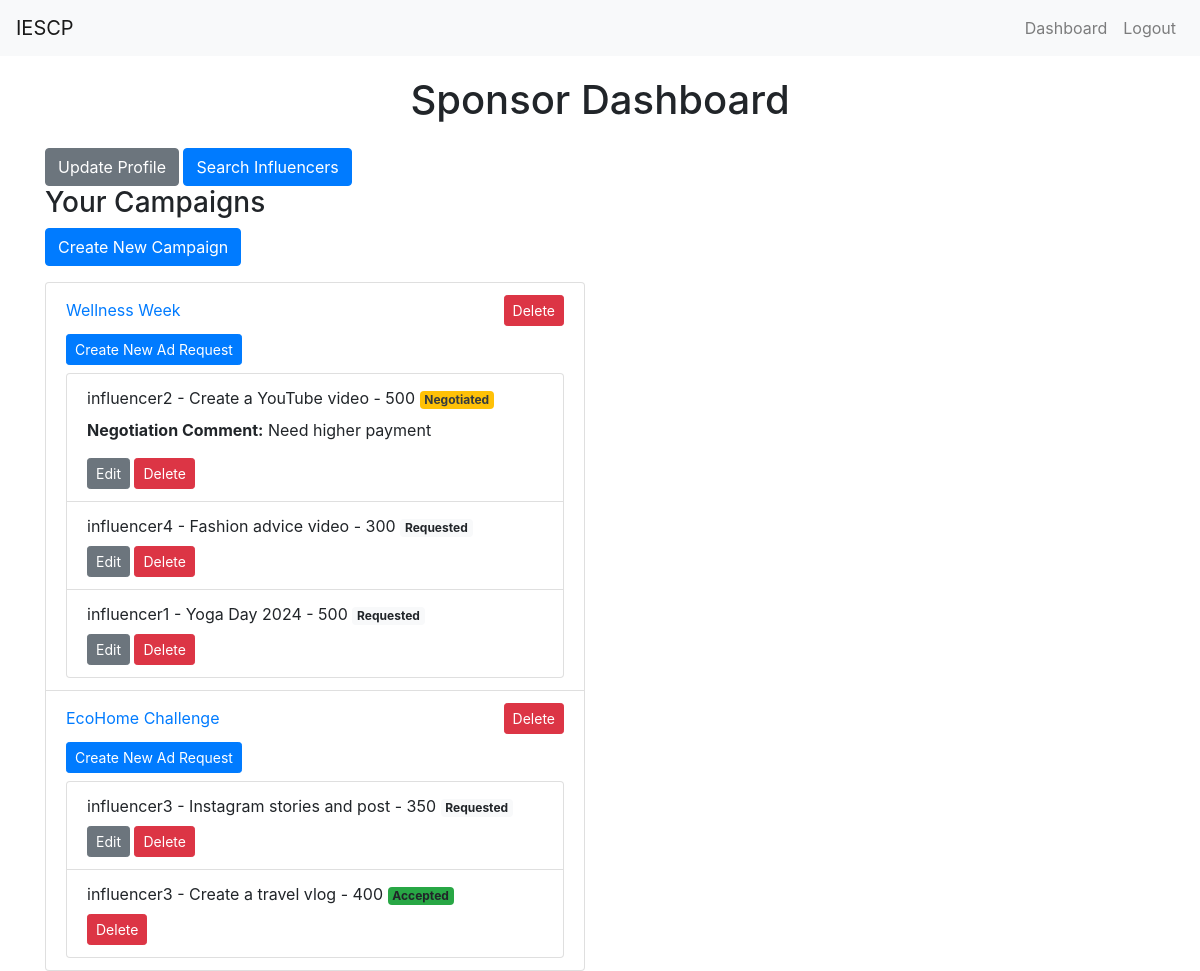
/sponsor_dashboard (signed in), run on an earlier commit of the app's database.
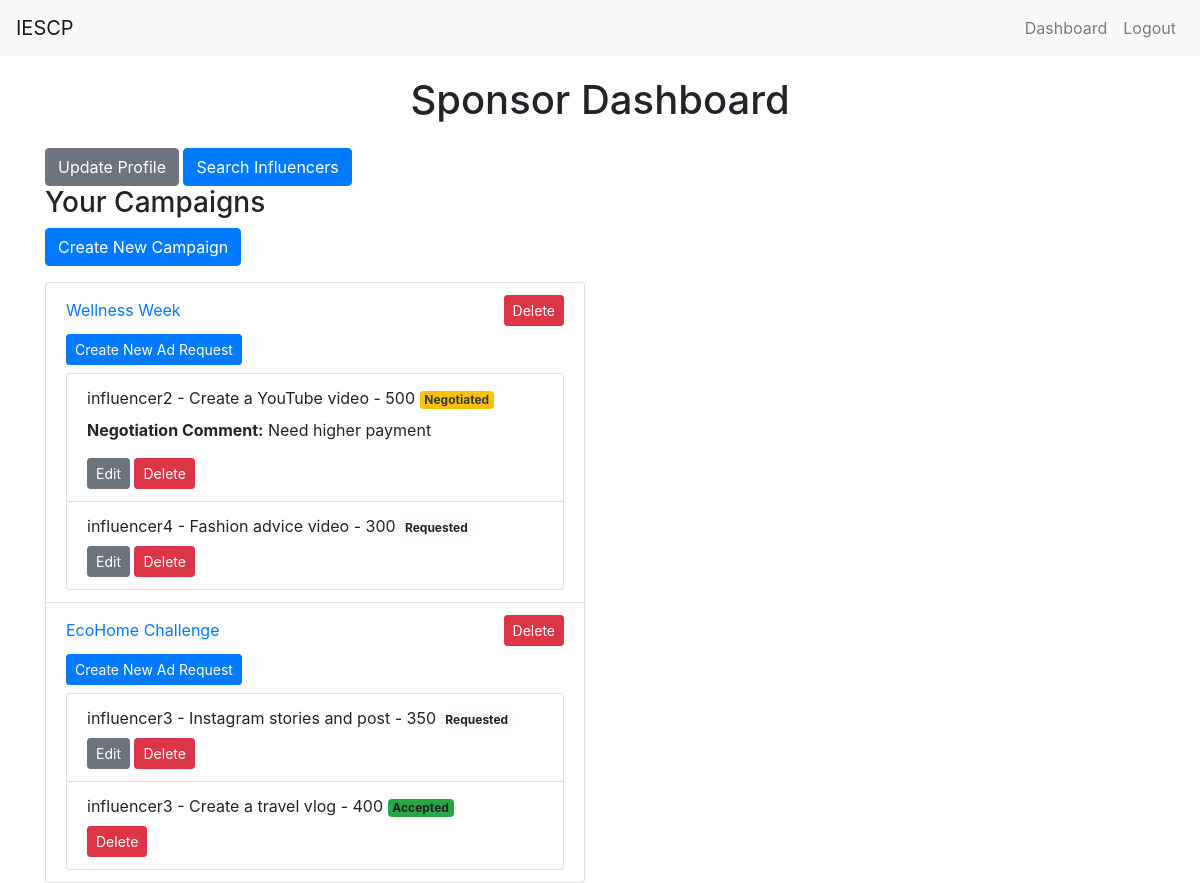
And on a later commit of the database.
### app.py (models this page shows, shortened)
class Campaign(db.Model):
    id = db.Column(db.Integer, primary_key=True)
    name = db.Column(db.String(100), nullable=False)
    description = db.Column(db.String(200))
    start_date = db.Column(db.DateTime, default=db.func.current_timestamp())
    end_date = db.Column(db.DateTime)
    niche = db.Column(db.String(100))
    budget = db.Column(db.Float, nullable=False)
    owner_id = db.Column(db.Integer, db.ForeignKey('user.id', ondelete='CASCADE'), nullable=False)
    visibility = db.Column(db.String(10))  # 'public' or 'private'
    flagged = db.Column(db.Boolean, default=False)
    ad_requests = db.relationship('AdRequest', backref='campaign', lazy=True, cascade='all, delete-orphan')

class AdRequest(db.Model):
    id = db.Column(db.Integer, primary_key=True)
    campaign_id = db.Column(db.Integer, db.ForeignKey('campaign.id', ondelete='CASCADE'), nullable=False)
    influencer_id = db.Column(db.Integer, db.ForeignKey('user.id', ondelete='CASCADE'), nullable=False)
    name = db.Column(db.String(100), nullable=False)
    requirements = db.Column(db.Text)
    payment_amount = db.Column(db.Integer)
    negotiation_comment = db.Column(db.Text, nullable=True)
    status = db.Column(db.String(20), nullable=False, default='Requested')
    flagged = db.Column(db.Boolean, default=False)

class User(UserMixin, db.Model):
    id = db.Column(db.Integer, primary_key=True)
    username = db.Column(db.String(50), unique=True, nullable=False)
    email = db.Column(db.String(120), unique=True, nullable=False)
    password = db.Column(db.String(200), nullable=False)
    role = db.Column(db.String(20), nullable=False)  # 'admin', 'sponsor', 'influencer'
    flagged = db.Column(db.Boolean, default=False)  # Flag for inappropriate users
    campaigns = db.relationship('Campaign', backref='owner', lazy=True, cascade='all, delete-orphan')
    ad_requests = db.relationship('AdRequest', backref='influencer', lazy=True, cascade='all, delete-orphan')
    company_name = db.Column(db.String(100))
    industry = db.Column(db.String(100))
    budget = db.Column(db.Integer)
    category = db.Column(db.String(100)) # Health, Gaming, etc.
    niche = db.Column(db.String(100))
    followers = db.Column(db.Integer)
    platform = db.Column(db.String(10))

### app.py (the view)
@app.route('/sponsor_dashboard')
@login_required
def sponsor_dashboard():
    if current_user.role != 'sponsor':
        flash('Access unauthorized!', 'danger')
        return redirect(url_for('index'))
    campaigns = Campaign.query.filter_by(owner_id=current_user.id).all()
    ad_requests = AdRequest.query.join(Campaign).filter(Campaign.owner_id == current_user.id).all()
    return render_template('sponsor_dashboard.html', campaigns=campaigns, ad_requests=ad_requests)

### app.py (called while the page is built)
@login_manager.user_loader
def load_user(user_id):
    return User.query.get(int(user_id))

### templates/sponsor_dashboard.html (shortened to what this page needs)
{% extends "layout.html" %}
{% block content %}
<h1 class="text-center mb-4">Sponsor Dashboard</h1>
<a href="{{ url_for('profile') }}" class="btn btn-secondary">Update Profile</a>
<a href="{{ url_for('search_influencers') }}" class="btn btn-primary">Search Influencers</a>
<div class="row">
    <div class="col-md-6">
        <h3>Your Campaigns</h3>
        <a href="{{ url_for('create_campaign') }}" class="btn btn-primary mb-3">Create New Campaign</a>
        <ul class="list-group">
            {% for campaign in campaigns %}
            <li class="list-group-item">
                <div class="d-flex justify-content-between align-items-center">
                    <a href="{{ url_for('update_campaign', campaign_id=campaign.id) }}">{{ campaign.name }}</a>
                    <form method="POST" action="{{ url_for('delete_campaign', campaign_id=campaign.id) }}" class="d-inline">
                        <button type="submit" class="btn btn-danger btn-sm">Delete</button>
                    </form>
                </div>
                <a href="{{ url_for('create_ad_request') }}" class="btn btn-primary btn-sm mt-2 mb-2">Create New Ad Request</a>
                <ul class="list-group">
                    {% for ad_request in campaign.ad_requests %}
                    <li class="list-group-item">
                        {{ ad_request.influencer.username }} - {{ ad_request.name }} - {{ ad_request.payment_amount }}
                        <span class="badge {% if ad_request.status == 'Accepted' %}bg-success{% elif ad_request.status == 'Rejected' %}bg-danger{% elif ad_request.status == 'Requested' %}bg-light{% elif ad_request.status == 'Negotiated' %}bg-warning text-dark{% endif %}">
                            {{ ad_request.status }}
                        </span>
                        {% if ad_request.status == 'Negotiated' %}
                        <p class="mt-2"><strong>Negotiation Comment:</strong> {{ ad_request.negotiation_comment }}</p>
                        {% endif %}
                        <div class="mt-2">
                            {% if ad_request.status != 'Accepted' %}
                            <a href="{{ url_for('update_ad_request', ad_request_id=ad_request.id) }}" class="btn btn-secondary btn-sm">Edit</a>
                            {% endif %}
                            <form method="POST" action="{{ url_for('delete_ad_request', ad_request_id=ad_request.id) }}" class="d-inline">
                                <button type="submit" class="btn btn-danger btn-sm">Delete</button>
                            </form>
                        </div>
                    </li>
                    {% else %}
                    <li class="list-group-item">No ad requests found.</li>
                    {% endfor %}
                </ul>
            </li>
            {% else %}
            <li class="list-group-item">No campaigns found.</li>
            {% endfor %}
        </ul>
    </div>
</div>
{% endblock %}

What changed in the data, as far as the page shows it:
removed AdRequest: influencer.username "influencer1", name "Yoga Day 2024", payment_amount "500", status "Requested", shown under Campaign "Wellness Week"
